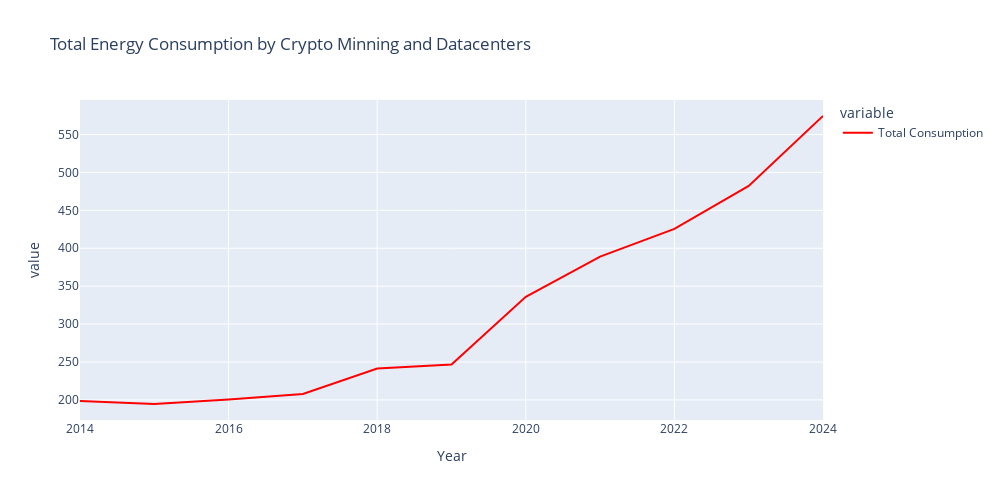

This figure's notebook cell:
### Markdown cell above
<a id='2.2'></a>
## 3.2. Data Visualization

### Code cell
# Plotting individual charts to analyze the patterns - Crypto and Data Centers Energy Consumption
fig = px.line(crypto_datacenter, x='Year', y=['Total Consumption'], color_discrete_sequence=['red'], title="Total Energy Consumption by Crypto Minning and Datacenters", height=500, width=1000)
fig.show()

### Figure 1 — Plotly figure (JSON) as saved in the notebook; plotly's stock layout.template omitted (floating-point values rounded to 4 significant figures)
{"data": [{"hovertemplate": "variable=Total Consumption<br>Year=%{x}<br>value=%{y}<extra></extra>", "legendgroup": "Total Consumption", "line": {"color": "red", "dash": "solid"}, "marker": {"symbol": "circle"}, "mode": "lines", "name": "Total Consumption", "orientation": "v", "showlegend": true, "type": "scatter", "x": [2014, 2015, 2016, 2017, 2018, 2019, 2020, 2021, 2022, 2023, 2024], "xaxis": "x", "y": [198.7, 194.6, 200.7, 207.9, 241.4, 246.7, 336.0, 389.1, 425.6, 482.2, 574.4], "yaxis": "y"}], "layout": {"height": 500, "legend": {"title": {"text": "variable"}, "tracegroupgap": 0}, "title": {"text": "Total Energy Consumption by Crypto Minning and Datacenters"}, "width": 1000, "xaxis": {"anchor": "y", "domain": [0, 1], "title": {"text": "Year"}}, "yaxis": {"anchor": "x", "domain": [0, 1], "title": {"text": "value"}}}}
